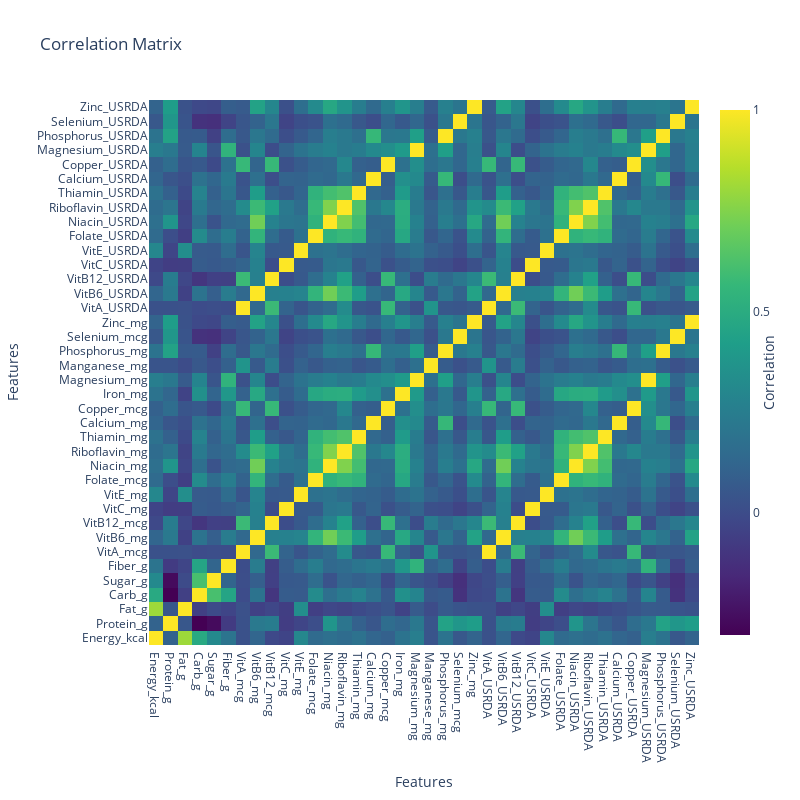

This figure's notebook cell:
### Markdown cell above
### Prepare the data for PCA

### Code cell
from sklearn.preprocessing import LabelEncoder, StandardScaler
from sklearn.decomposition import PCA

# Select only the columns that we want to use
df = nndb[[
    "Energy_kcal", "Protein_g", "Fat_g", "Carb_g",
    "Sugar_g", "Fiber_g", "VitA_mcg", "VitB6_mg", "VitB12_mcg", "VitC_mg",
    "VitE_mg", "Folate_mcg", "Niacin_mg", "Riboflavin_mg", "Thiamin_mg",
    "Calcium_mg", "Copper_mcg", "Iron_mg", "Magnesium_mg", "Manganese_mg",
    "Phosphorus_mg", "Selenium_mcg", "Zinc_mg", "VitA_USRDA", "VitB6_USRDA",
    "VitB12_USRDA", "VitC_USRDA", "VitE_USRDA", "Folate_USRDA",
    "Niacin_USRDA", "Riboflavin_USRDA", "Thiamin_USRDA", "Calcium_USRDA",
    "Copper_USRDA", "Magnesium_USRDA", "Phosphorus_USRDA", "Selenium_USRDA",
    "Zinc_USRDA"
]]

# check correlation between features
corr = df.corr()

# plot correlation matrix with plotly
fig = go.Figure(data=go.Heatmap(
    z=corr.values,
    x=corr.columns,
    y=corr.columns,
    colorscale='Viridis',
    colorbar=dict(
        title="Correlation",
        titleside="right",
        tickmode="array",
        tickvals=[-1, -0.5, 0, 0.5, 1],
        ticktext=["-1", "-0.5", "0", "0.5", "1"]
    )
))
fig.update_layout(
    title="Correlation Matrix",
    xaxis_title="Features",
    yaxis_title="Features",
    width=800,
    height=800
)
fig.show()

### Figure 1 — Plotly figure (JSON) as saved in the notebook; plotly's stock layout.template omitted (floating-point values rounded to 4 significant figures; data arrays with more than 128 entries replaced by an {"elided": "..."} marker saying what was removed)
{"data": [{"colorbar": {"tickmode": "array", "ticktext": ["-1", "-0.5", "0", "0.5", "1"], "tickvals": [-1, -0.5, 0, 0.5, 1], "title": {"side": "right", "text": "Correlation"}}, "colorscale": [[0, "#440154"], [0.1111, "#482878"], [0.2222, "#3e4989"], [0.3333, "#31688e"], [0.4444, "#26828e"], [0.5556, "#1f9e89"], [0.6667, "#35b779"], [0.7778, "#6ece58"], [0.8889, "#b5de2b"], [1, "#fde725"]], "type": "heatmap", "x": ["Energy_kcal", "Protein_g", "Fat_g", "Carb_g", "Sugar_g", "Fiber_g", "VitA_mcg", "VitB6_mg", "VitB12_mcg", "VitC_mg", "VitE_mg", "Folate_mcg", "Niacin_mg", "Riboflavin_mg", "Thiamin_mg", "Calcium_mg", "Copper_mcg", "Iron_mg", "Magnesium_mg", "Manganese_mg", "Phosphorus_mg", "Selenium_mcg", "Zinc_mg", "VitA_USRDA", "VitB6_USRDA", "VitB12_USRDA", "VitC_USRDA", "VitE_USRDA", "Folate_USRDA", "Niacin_USRDA", "Riboflavin_USRDA", "Thiamin_USRDA", "Calcium_USRDA", "Copper_USRDA", "Magnesium_USRDA", "Phosphorus_USRDA", "Selenium_USRDA", "Zinc_USRDA"], "y": ["Energy_kcal", "Protein_g", "Fat_g", "Carb_g", "Sugar_g", "Fiber_g", "VitA_mcg", "VitB6_mg", "VitB12_mcg", "VitC_mg", "VitE_mg", "Folate_mcg", "Niacin_mg", "Riboflavin_mg", "Thiamin_mg", "Calcium_mg", "Copper_mcg", "Iron_mg", "Magnesium_mg", "Manganese_mg", "Phosphorus_mg", "Selenium_mcg", "Zinc_mg", "VitA_USRDA", "VitB6_USRDA", "VitB12_USRDA", "VitC_USRDA", "VitE_USRDA", "Folate_USRDA", "Niacin_USRDA", "Riboflavin_USRDA", "Thiamin_USRDA", "Calcium_USRDA", "Copper_USRDA", "Magnesium_USRDA", "Phosphorus_USRDA", "Selenium_USRDA", "Zinc_USRDA"], "z": {"elided": "38x38 float values"}}], "layout": {"height": 800, "title": {"text": "Correlation Matrix"}, "width": 800, "xaxis": {"title": {"text": "Features"}}, "yaxis": {"title": {"text": "Features"}}}}
